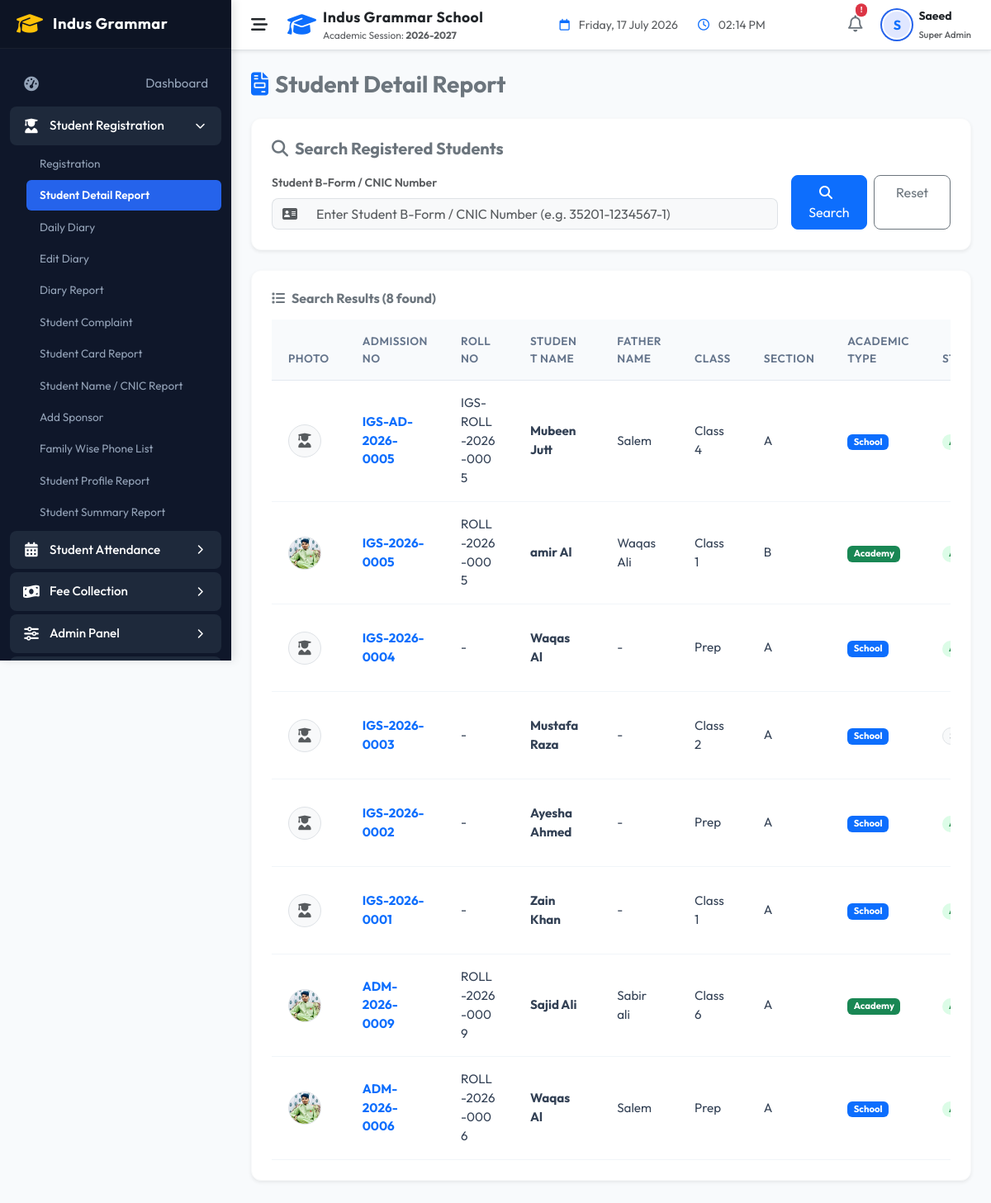
Screenshot of /indus-grammar-school-erp/modules/students/detail_report.php (signed in) with the database file from the repository.
### tables this page shows
CREATE TABLE `students` (
  `id` int NOT NULL AUTO_INCREMENT,
  `admission_no` varchar(30) NOT NULL,
  `first_name` varchar(50) NOT NULL,
  `last_name` varchar(50) NOT NULL,
  `gender` enum('Male','Female','Other') NOT NULL,
  `date_of_birth` date NOT NULL,
  `enrollment_date` date NOT NULL,
  `class_id` int DEFAULT NULL,
  `status` enum('Active','Inactive','Suspended') DEFAULT 'Active',
  `guardian_name` varchar(100) NOT NULL,
  `guardian_phone` varchar(20) NOT NULL,
  `guardian_email` varchar(100) DEFAULT NULL,
  `address` text NOT NULL,
  `created_at` timestamp NULL DEFAULT CURRENT_TIMESTAMP,
  `updated_at` timestamp NULL DEFAULT CURRENT_TIMESTAMP ON UPDATE CURRENT_TIMESTAMP,
  `academic_type` varchar(50) NOT NULL DEFAULT 'School',
  `school_class` varchar(100) DEFAULT NULL,
  `school_section` varchar(50) DEFAULT NULL,
  `academy_program` varchar(100) DEFAULT NULL,
  `academy_batch` varchar(100) DEFAULT NULL,
  PRIMARY KEY (`id`),
  UNIQUE KEY `admission_no` (`admission_no`),
  KEY `idx_students_class` (`class_id`),
  KEY `idx_students_status` (`status`),
  KEY `idx_students_name` (`first_name`,`last_name`),
  CONSTRAINT `students_ibfk_1` FOREIGN KEY (`class_id`) REFERENCES `classes` (`id`)
);

CREATE TABLE `student_registration_details` (
  `student_id` int NOT NULL,
  `roll_no` varchar(50) DEFAULT NULL,
  `admission_date` date DEFAULT NULL,
  `academic_session` varchar(50) DEFAULT NULL,
  `campus` varchar(100) DEFAULT NULL,
  `blood_group` varchar(10) DEFAULT NULL,
  `religion` varchar(50) DEFAULT NULL,
  `nationality` varchar(50) DEFAULT NULL,
  `cnic_no` varchar(50) DEFAULT NULL,
  `birth_cert_no` varchar(50) DEFAULT NULL,
  `birth_place` varchar(100) DEFAULT NULL,
  `student_mobile` varchar(50) DEFAULT NULL,
  `student_email` varchar(100) DEFAULT NULL,
  `father_name` varchar(100) DEFAULT NULL,
  `father_cnic` varchar(50) DEFAULT NULL,
  `father_mobile` varchar(50) DEFAULT NULL,
  `father_occupation` varchar(100) DEFAULT NULL,
  `father_office` text,
  `father_income` decimal(10,2) DEFAULT '0.00',
  `father_email` varchar(100) DEFAULT NULL,
  `father_photo` varchar(255) DEFAULT NULL,
  `mother_name` varchar(100) DEFAULT NULL,
  `mother_cnic` varchar(50) DEFAULT NULL,
  `mother_mobile` varchar(50) DEFAULT NULL,
  `mother_occupation` varchar(100) DEFAULT NULL,
  `mother_email` varchar(100) DEFAULT NULL,
  `mother_photo` varchar(255) DEFAULT NULL,
  `guardian_relationship` varchar(50) DEFAULT NULL,
  `guardian_cnic` varchar(50) DEFAULT NULL,
  `guardian_address` text,
  `current_address` text,
  `permanent_address` text,
  `city` varchar(50) DEFAULT NULL,
  `province` varchar(50) DEFAULT NULL,
  `postal_code` varchar(20) DEFAULT NULL,
  `country` varchar(50) DEFAULT NULL,
  `prev_school` varchar(255) DEFAULT NULL,
  `prev_class` varchar(50) DEFAULT NULL,
  `prev_roll_no` varchar(50) DEFAULT NULL,
  `prev_result` varchar(100) DEFAULT NULL,
  `leaving_cert_no` varchar(100) DEFAULT NULL,
  `test_marks` decimal(5,2) DEFAULT '0.00',
  `medical_condition` text,
  `allergies` text,
  `disability` text,
  `emergency_contact` varchar(50) DEFAULT NULL,
  `doctor_name` varchar(100) DEFAULT NULL,
  `doctor_contact` varchar(50) DEFAULT NULL,
  `transport_required` tinyint(1) DEFAULT '0',
  `transport_route` varchar(100) DEFAULT NULL,
  `pickup_point` varchar(100) DEFAULT NULL,
  `drop_point` varchar(100) DEFAULT NULL,
  `transport_vehicle` varchar(50) DEFAULT NULL,
  `transport_driver` varchar(100) DEFAULT NULL,
  `sponsor_required` tinyint(1) DEFAULT '0',
  `sponsor_name` varchar(100) DEFAULT NULL,
  `sponsor_org` varchar(100) DEFAULT NULL,
  `sponsor_contact` varchar(50) DEFAULT NULL,
  `sponsor_amount` decimal(10,2) DEFAULT '0.00',
  `fee_plan` varchar(50) DEFAULT NULL,
  `fee_admission` decimal(10,2) DEFAULT '0.00',
  `fee_monthly` decimal(10,2) DEFAULT '0.00',
  `fee_discount` decimal(10,2) DEFAULT '0.00',
  `fee_scholarship` decimal(10,2) DEFAULT '0.00',
  `fee_fine` decimal(10,2) DEFAULT '0.00',
  `fee_security` decimal(10,2) DEFAULT '0.00',
  `remarks` text,
  `special_notes` text,
  `doc_student_photo` varchar(255) DEFAULT NULL,
  `doc_father_cnic` varchar(255) DEFAULT NULL,
  `doc_mother_cnic` varchar(255) DEFAULT NULL,
  `doc_bform` varchar(255) DEFAULT NULL,
  `doc_birth_cert` varchar(255) DEFAULT NULL,
  `doc_leaving_cert` varchar(255) DEFAULT NULL,
  `doc_prev_result` varchar(255) DEFAULT NULL,
  `doc_medical_cert` varchar(255) DEFAULT NULL,
  `doc_other` varchar(255) DEFAULT NULL,
  `created_at` timestamp NULL DEFAULT CURRENT_TIMESTAMP,
  `updated_at` timestamp NULL DEFAULT CURRENT_TIMESTAMP ON UPDATE CURRENT_TIMESTAMP,
  `academic_type` varchar(50) NOT NULL DEFAULT 'School',
  `school_class` varchar(100) DEFAULT NULL,
  `school_section` varchar(50) DEFAULT NULL,
  `academy_program` varchar(100) DEFAULT NULL,
  `academy_batch` varchar(100) DEFAULT NULL,
  PRIMARY KEY (`student_id`),
  UNIQUE KEY `roll_no` (`roll_no`),
  UNIQUE KEY `cnic_no` (`cnic_no`),
  CONSTRAINT `student_registration_details_ibfk_1` FOREIGN KEY (`student_id`) REFERENCES `students` (`id`) ON DELETE CASCADE
);

CREATE TABLE `classes` (
  `id` int NOT NULL AUTO_INCREMENT,
  `class_name` varchar(50) NOT NULL,
  `section` varchar(10) NOT NULL,
  `created_at` timestamp NULL DEFAULT CURRENT_TIMESTAMP,
  PRIMARY KEY (`id`),
  UNIQUE KEY `idx_class_section` (`class_name`,`section`)
);

### indus-grammar-school-erp/helpers/helpers.php (called while the page is built, shortened)
<?php
function sanitize($data) {
    if (is_array($data)) {
        foreach ($data as $key => $value) {
            $data[$key] = sanitize($value);
        }
    } else {
        $data = trim($data);
        $data = stripslashes($data);
        $data = htmlspecialchars($data, ENT_QUOTES, 'UTF-8');
    }
    return $data;
}

### indus-grammar-school-erp/modules/students/detail_report.php (the view, shortened to what this page needs)
<?php
include_once __DIR__ . '/../../includes/header.php';
$db = Database::getConnection();
$search_cnic = sanitize($_GET['search_cnic'] ?? '');
$searchResults = [];
$showResults = true;
try {
    $sql = "
        SELECT s.id, s.admission_no, s.first_name, s.last_name, s.status, s.academic_type, s.school_class, s.school_section, c.class_name, c.section,
               d.roll_no, d.father_name, d.cnic_no, d.father_cnic, d.doc_student_photo, d.academic_session
        FROM students s
        LEFT JOIN classes c ON s.class_id = c.id
        LEFT JOIN student_registration_details d ON s.id = d.student_id
        WHERE 1=1
    ";
    $params = [];
    $sql .= " ORDER BY s.admission_no DESC LIMIT 50";
    $stmt = $db->prepare($sql);
    $stmt->execute($params);
    $searchResults = $stmt->fetchAll();
} catch (Exception $e) {
    error_log("Student Detail Report search error: " . $e->getMessage());
}
$selectedStudentId = isset($_GET['view_id']) ? (int)$_GET['view_id'] : 0;
?>
<div class="row mb-4 align-items-center">
    <div class="col-sm-6">
        <h3 class="fw-bold text-secondary mb-0"><i class="fa-solid fa-file-invoice me-2 text-primary"></i>Student Detail Report</h3>
    </div>
</div>
<div class="card border border-light shadow-sm bg-white p-4 mb-4" style="border-radius: 12px;">
    <h5 class="fw-bold text-secondary mb-3"><i class="fa-solid fa-magnifying-glass me-2"></i>Search Registered Students</h5>
    <form method="GET" action="detail_report.php" id="searchForm" class="row g-3 align-items-end">
        <div class="col-md-9">
            <label class="form-label small fw-semibold text-muted">Student B-Form / CNIC Number</label>
            <div class="input-group">
                <span class="input-group-text bg-light border-end-0" style="border-top-left-radius: 8px; border-bottom-left-radius: 8px;"><i class="fa-solid fa-address-card text-muted"></i></span>
                <input type="text" class="form-control bg-light border-start-0" name="search_cnic" value="<?php echo htmlspecialchars($search_cnic); ?>" placeholder="Enter Student B-Form / CNIC Number (e.g. 35201-1234567-1)" style="border-top-right-radius: 8px; border-bottom-right-radius: 8px;" required>
            </div>
        </div>
        <div class="col-md-3 d-flex gap-2">
            <button type="submit" id="searchBtn" class="btn btn-primary w-100 py-2" style="border-radius: 8px;"><i class="fa-solid fa-magnifying-glass me-2"></i>Search</button>
            <a href="detail_report.php" class="btn btn-outline-secondary w-100 py-2" style="border-radius: 8px;">Reset</a>
        </div>
    </form>
</div>
<?php if ($showResults && !empty($searchResults)): ?>
<div class="card border border-light shadow-sm bg-white p-4 mb-4" style="border-radius: 12px;">
    <h6 class="fw-bold text-secondary mb-3"><i class="fa-solid fa-list me-2"></i>Search Results (<?php echo count($searchResults); ?> found)</h6>
    <div class="table-responsive">
        <table class="table custom-table table-hover align-middle">
            <thead>
                <tr>
                    <th width="60">Photo</th>
                    <th>Admission No</th>
                    <th>Roll No</th>
                    <th>Student Name</th>
                    <th>Father Name</th>
                    <th>Class</th>
                    <th>Section</th>
                    <th>Academic Type</th>
                    <th>Status</th>
                </tr>
            </thead>
            <tbody>
                <?php foreach ($searchResults as $row): ?>
                    <tr class="<?php echo ($selectedStudentId === (int)$row['id']) ? 'table-primary' : ''; ?>">
                        <td>
                            <div class="rounded-circle overflow-hidden bg-light border d-flex align-items-center justify-content-center" style="width: 40px; height: 40px;">
                                <?php if (!empty($row['doc_student_photo'])): ?>
                                    <img src="<?php echo APP_URL . '/' . $row['doc_student_photo']; ?>" class="img-fluid" alt="Student Photo">
                                <?php else: ?>
                                    <i class="fa-solid fa-user-graduate text-muted" style="font-size: 1.1rem;"></i>
                                <?php endif; ?>
                            </div>
                        </td>
                        <td class="fw-bold text-primary"><?php echo sanitize($row['admission_no']); ?></td>
                        <td><?php echo sanitize($row['roll_no'] ?: '-'); ?></td>
                        <td class="fw-bold"><?php echo sanitize($row['first_name'] . ' ' . $row['last_name']); ?></td>
                        <td><?php echo sanitize($row['father_name'] ?: '-'); ?></td>
                        <td><?php echo sanitize($row['class_name'] ?? $row['school_class'] ?? '-'); ?></td>
                        <td><?php echo sanitize($row['section'] ?? $row['school_section'] ?? 'A'); ?></td>
                        <td>
                            <?php
                            $type = $row['academic_type'] ?? 'School';
                            $badgeType = ($type === 'Academy') ? 'bg-success' : 'bg-primary';
                            ?>
                            <span class="badge <?php echo $badgeType; ?>"><?php echo sanitize($type); ?></span>
                        </td>
                        <td>
                            <?php
                            $status = $row['status'] ?? 'Active';
                            $badgeStatus = ($status === 'Active') ? 'badge-soft-success' : 'bg-light text-secondary border';
                            ?>
                            <span class="badge <?php echo $badgeStatus; ?> px-2 py-1 rounded-pill"><?php echo sanitize($status); ?></span>
                        </td>
                    </tr>
                <?php endforeach; ?>
            </tbody>
        </table>
    </div>
</div>
<?php endif; ?>
<?php
include_once __DIR__ . '/../../includes/footer.php';
?>

### indus-grammar-school-erp/assets/css/style.css (style rules this page uses)
:root { --primary-color: #2563eb; --primary-hover: #1d4ed8; --primary-light: #eff6ff; --secondary-color: #0f172a; --bg-light: #f8fafc; --bg-sidebar: #0f172a; --sidebar-text: #94a3b8; --sidebar-active: #ffffff; --sidebar-hover-bg: #1e293b; --card-shadow: 0 4px 6px -1px rgb(0 0 0 / 0.1), 0 2px 4px -2px rgb(0 0 0 / 0.1); --card-hover-shadow: 0 10px 15px -3px rgb(0 0 0 / 0.1), 0 4px 6px -4px rgb(0 0 0 / 0.1); --border-color: #e2e8f0; --text-main: #334155; --text-muted: #64748b; --font-family: 'Outfit', sans-serif; --sidebar-width: 280px; --sidebar-collapsed-width: 70px; --transition-speed: 0.3s; }
body { font-family: var(--font-family); background-color: var(--bg-light); color: var(--text-main); overflow-x: hidden; }
.custom-table { margin-bottom: 0; }
.custom-table th { background-color: #f8fafc; font-weight: 600; color: var(--text-muted); font-size: 0.85rem; text-transform: uppercase; letter-spacing: 0.5px; padding: 16px 20px; border-bottom: 1px solid var(--border-color); }
.custom-table td { padding: 16px 20px; vertical-align: middle; color: var(--text-main); font-size: 0.95rem; border-bottom: 1px solid #f1f5f9; }
.badge-soft-success { background-color: #dcfce7; color: #15803d; }

### rows the page displays
students: admission_no "IGS-AD-2026-0005", student_registration_details.roll_no "IGS-ROLL-2026-0005", first_name+last_name "Mubeen Jutt", student_registration_details.father_name "Salem", class.class_name "Class 4", class.section "A", academic_type "School"
students: student_registration_details.doc_student_photo (picture), admission_no "IGS-2026-0005", student_registration_details.roll_no "ROLL-2026-0005", first_name+last_name "amir Al", student_registration_details.father_name "Waqas Ali", class.class_name "Class 1", class.section "B", academic_type "Academy"
students: admission_no "IGS-2026-0004", roll_no "-", first_name+last_name "Waqas Al", father_name "-", class.class_name "Prep", class.section "A", academic_type "School"
students: admission_no "IGS-2026-0003", roll_no "-", first_name+last_name "Mustafa Raza", father_name "-", class.class_name "Class 2", class.section "A", academic_type "School"
students: admission_no "IGS-2026-0002", roll_no "-", first_name+last_name "Ayesha Ahmed", father_name "-", class.class_name "Prep", class.section "A", academic_type "School"
students: admission_no "IGS-2026-0001", roll_no "-", first_name+last_name "Zain Khan", father_name "-", class.class_name "Class 1", class.section "A", academic_type "School"
students: student_registration_details.doc_student_photo (picture), admission_no "ADM-2026-0009", student_registration_details.roll_no "ROLL-2026-0009", first_name+last_name "Sajid Ali", student_registration_details.father_name "Sabir ali", class.class_name "Class 6", class.section "A", academic_type "Academy"
students: student_registration_details.doc_student_photo (picture), admission_no "ADM-2026-0006", student_registration_details.roll_no "ROLL-2026-0006", first_name+last_name "Waqas Al", student_registration_details.father_name "Salem", class.class_name "Prep", class.section "A", academic_type "School"

### other values shown
CURRENT_ACADEMIC_YEAR "2026-2027"
substr($currentUser['username'] ?? 'U', 0, 1) "S"
$currentUser['role_name'] "Super Admin"
count($searchResults) "8"
